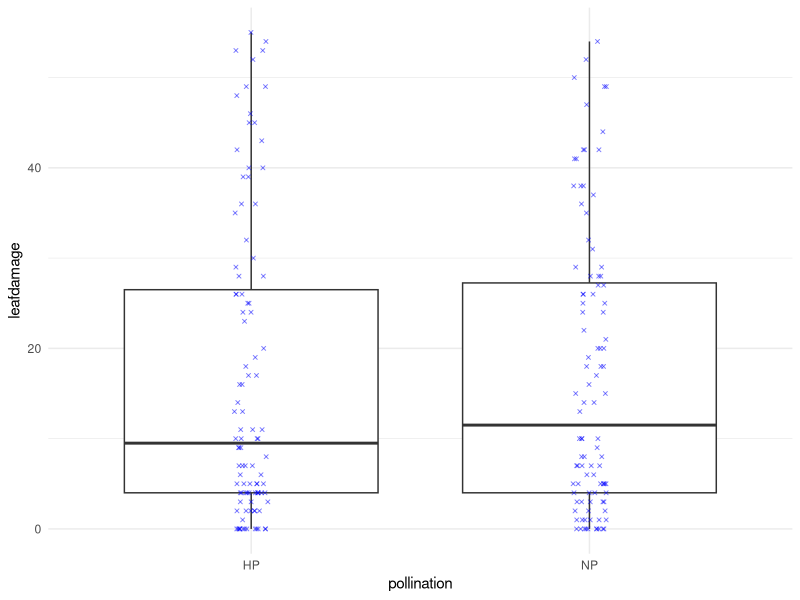
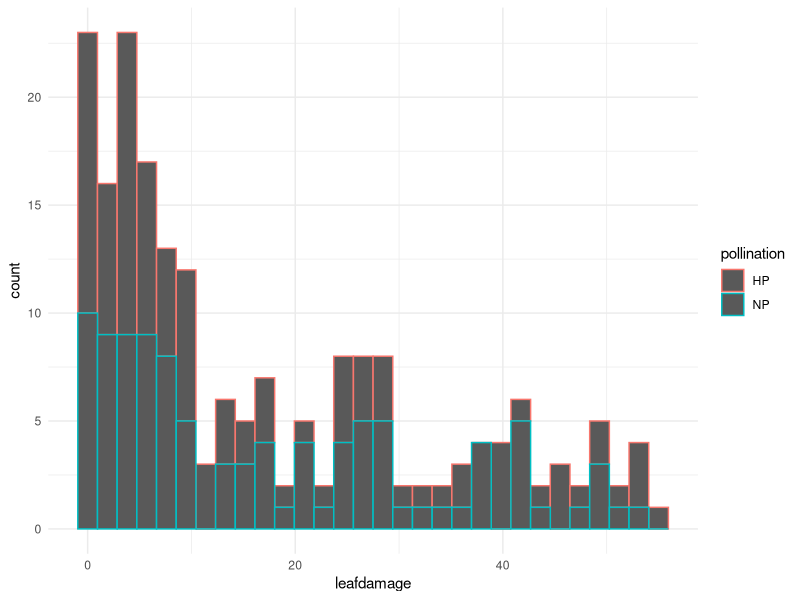
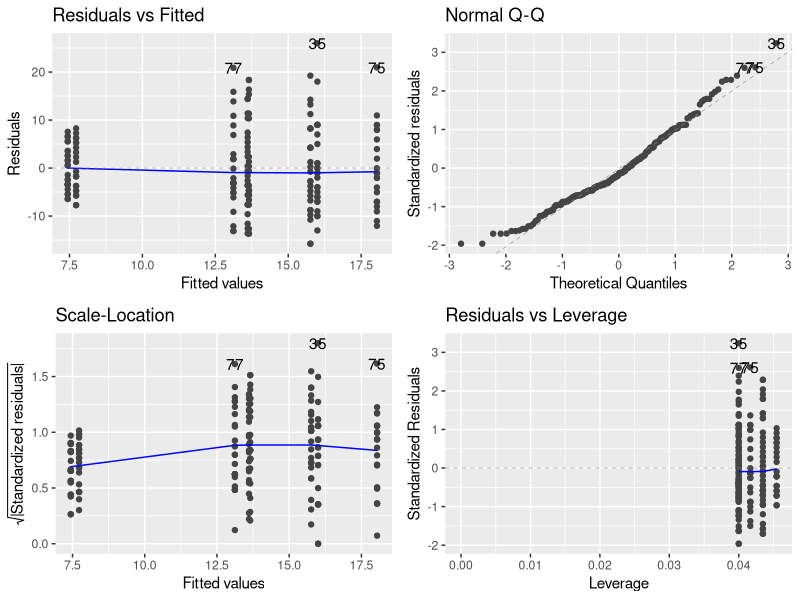
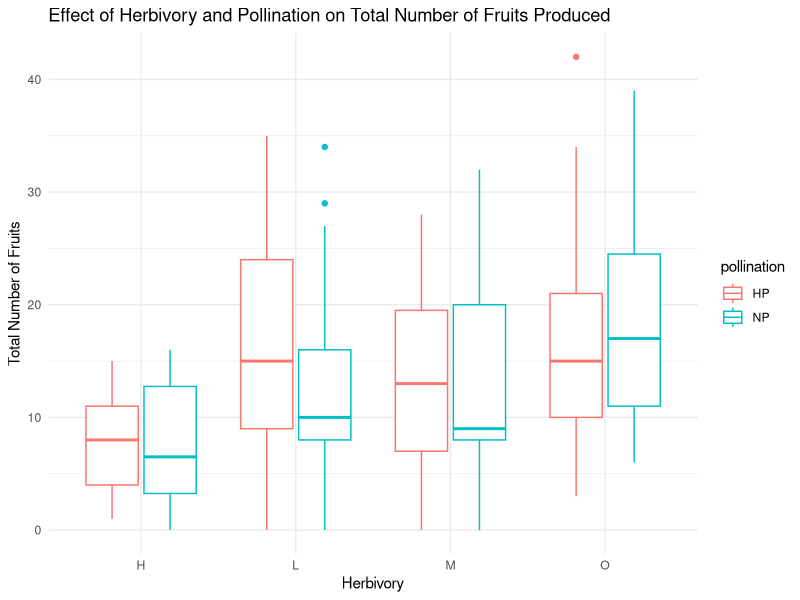

Write the R code that produced these figures, in order.
## ---- chunk 1
knitr::opts_chunk$set(echo = TRUE)

library(dplyr)
library(ggplot2)
library(ggfortify)
library(car)

## ---- chunk 2
cc <- read.csv("lecture5_NEWcucumberdamage.csv")
cc$pollination <- as.factor(cc$pollination)
cc$herbivory <- as.factor(cc$herbivory)

head(cc)
## ---- chunk 3
table(cc$pollination, cc$herbivory)
# looks like the data is balanced for pollination and herbivory

ggplot(
  cc,
  aes(
    y = leafdamage,
    x = pollination # separate groups for each pollination treatment
  )
) +
  theme_minimal() + 
  geom_boxplot() +
  geom_jitter(
    width=0.05,
    height=0,
    alpha=0.5,
    shape=4,
    size=1,
    color="Blue"
  )

ggplot(
  cc,
  aes(
    x = leafdamage,
    color = pollination # separate groups for each pollination treatment
  )
) +
  geom_histogram() +
  theme_minimal()

# looks like leaf damage and pollination are pretty much balanced. 
## ---- chunk 4

cc_ph = lm(
  totalfruits ~ pollination * herbivory,
  data = cc
)

autoplot(cc_ph)
## ---- chunk 5
writeLines("ANOVA\n")
anova(cc_ph, test="F")

writeLines("\n\n\nSUMMARY")
summary(cc_ph)

# The residual plots look okay (no crazy spread) so we can look deeper at the model without using a glm. Running an anova shows herbivory has a statistically significant effect on number of fruits (DF: 3, F: 11.3043, p:7.683e-7), but pollination does not (DF: 3, F: 0.0018, p: 0.9658).
# Looking at the summary shows statistically significant effects on fruit production from all herbivories, but no effect from pollination. Also the interactions between our independant variables show no effect on fruit production (DF: 3, F: 0.6880, p: 0.5605), so pollination method used does not matter when studying herbivory effects. 
## ---- chunk 6

ggplot(
  cc,
  aes(
    color = pollination,
    y = totalfruits,
    x = herbivory
  )
) + 
  geom_boxplot(na.rm = TRUE) + 
  theme_minimal() +
  labs(
    title = "Effect of Herbivory and Pollination on Total Number of Fruits Produced",
    x = "Herbivory",
    y = "Total Number of Fruits"
  )

# this plot supports the results from the summary above. Herbivory seems to matter, but within each herbivory the pollination method does not make a substantial difference.
## ---- chunk 7
# switch to sums method
options(contrasts  = c("contr.sum","contr.poly"))

# setup model
cc_ph3 = lm(
  totalfruits ~ pollination * herbivory,
  data = cc
)

# anova w/ type=3 using the car package
writeLines("ANOVA\n")
Anova(cc_ph3, type=3)

# set back to defaults
options(contrasts  = c("contr.treatment","contr.poly"))

writeLines("\n\n\nSUMMARY")
summary(cc_ph3)


# The anova results change slightly (for example: herbivory p value goes from 7.683e-7 to 7.862e-7), but this does not change our conclusions from the anova. However, the summary of the model shows that only one of the herbivories has a significant effect, while the others did not. This makes sense when compared to the boxplot above. Also categorical variables were renamed which isn't super helpful.
